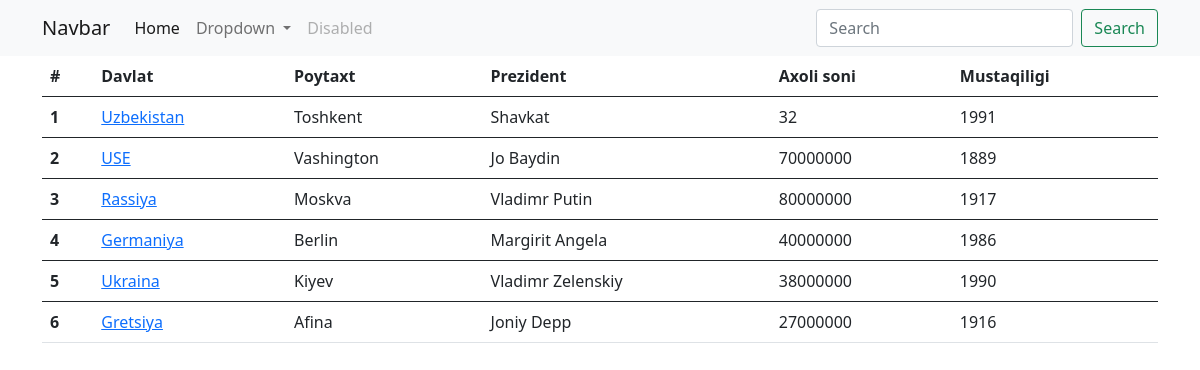
The page / on the database its author committed.
### home/models.py (models this page shows, shortened)
class CountryModel(models.Model):
    d_name = models.CharField(max_length=30)
    president = models.CharField(max_length=30)
    aholi_soni = models.PositiveIntegerField()
    mustaqilligi = models.PositiveIntegerField()
    class Meta:
        verbose_name = 'Country'
        verbose_name_plural = 'Countries'

class Poytaxt(models.Model):
    p_name = models.CharField(max_length=100)
    davlat = models.OneToOneField(CountryModel, on_delete=models.RESTRICT)
    def __str__(self):
        return self.p_name
    class Meta:
        verbose_name = 'Poytaxt'
        verbose_name_plural = 'Poytaxtlar'

### home/views.py (the view)
# urls.py: path('', countr_view, name='conuntr'),
def countr_view(request):
    q = request.GET.get('q', '')
    obj = CountryModel.objects.all()
    if q:
        obj = obj.filter(d_name__icontains=q)
    return render(request, 'main/detail.html', context={
        'obj': obj,
        'q': q
    })

### template/main/detail.html
{% extends 'leyauts/base.html' %}
{% block content %}
    <div class="">
        <table class="table">
            <thead>
            <tr>
                <th scope="col">#</th>
                <th scope="col">Davlat</th>
                <th scope="col">Poytaxt</th>
                <th scope="col">Prezident</th>
                <th scope="col">Axoli soni</th>
                <th scope="col">Mustaqiligi</th>
            </tr>
            </thead>
            {% for i in obj %}
                <tbody>
                <tr>
                    <th scope="row">{{ forloop.counter }}</th>
                    <td><a href="{% url 'poytaxt' i.pk %}">{{ i.d_name }}</a></td>
                    <td>{{ i.poytaxt }}</td>
                    <td>{{ i.president }}</td>
                    <td>{{ i.aholi_soni }}</td>
                    <td>{{ i.mustaqilligi }}</td>
                </tr>
                </tbody>
            {% endfor %}
        </table>
    </div>
{% endblock %}

### template/leyauts/base.html (shortened to what this page needs)
{% load static %}
<!DOCTYPE html>
<html lang="en">
<head>
    <link href="https://cdn.jsdelivr.net/npm/bootstrap@5.0.2/dist/css/bootstrap.min.css" rel="stylesheet"
>
</head>
<body>
{% include 'leyauts/navbar.html' %}
<div class="container">
    <div class="row">
        {% block content %}
        {% endblock %}
    </div>
</div>
</body>
</html>

### template/leyauts/navbar.html (shortened to what this page needs)
<nav class="navbar navbar-expand-lg navbar-light bg-light">
    <div class="container">
        <a class="navbar-brand" href="#">Navbar</a>
        <div class="collapse navbar-collapse" id="navbarSupportedContent">
            <ul class="navbar-nav me-auto mb-2 mb-lg-0">
                <li class="nav-item">
                    <a class="nav-link active" aria-current="page" href='{% url 'conuntr' %}'>Home</a>
                </li>
                <li class=" nav-item dropdown">
                    <a class="nav-link dropdown-toggle" href="#" id="navbarDropdown" role="button"
                       data-bs-toggle="dropdown" aria-expanded="false">
                        Dropdown
                    </a>
                </li>
                <li class="nav-item">
                    <a class="nav-link disabled" href="#" tabindex="-1" aria-disabled="true">Disabled</a>
                </li>
            </ul>
            <form class="d-flex">
                <input class="form-control me-2" type="search" placeholder="Search" aria-label="Search"
                       value="{{ q }}" name="q">
                <button class="btn btn-outline-success" type="submit">Search</button>
            </form>
        </div>
    </div>
</nav>

### rows shown on the page
CountryModel: d_name "Uzbekistan", poytaxt "Toshkent", president "Shavkat", aholi_soni "32", mustaqilligi "1991"
CountryModel: d_name "USE", poytaxt "Vashington", president "Jo Baydin", aholi_soni "70000000", mustaqilligi "1889"
CountryModel: d_name "Rassiya", poytaxt "Moskva", president "Vladimr Putin", aholi_soni "80000000", mustaqilligi "1917"
CountryModel: d_name "Germaniya", poytaxt "Berlin", president "Margirit Angela", aholi_soni "40000000", mustaqilligi "1986"
CountryModel: d_name "Ukraina", poytaxt "Kiyev", president "Vladimr Zelenskiy", aholi_soni "38000000", mustaqilligi "1990"
CountryModel: d_name "Gretsiya", poytaxt "Afina", president "Joniy Depp", aholi_soni "27000000", mustaqilligi "1916"
